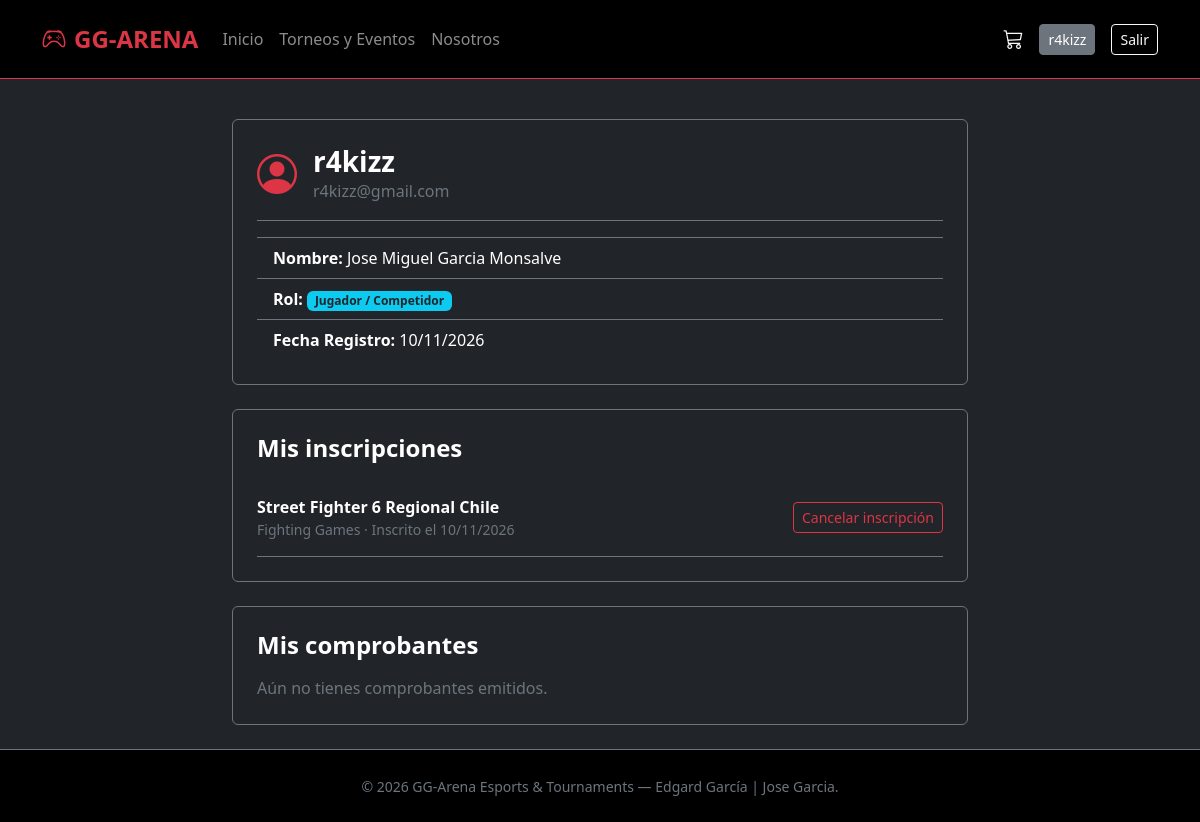
Before: /usuarios/perfil/ (signed in) with the older database file.
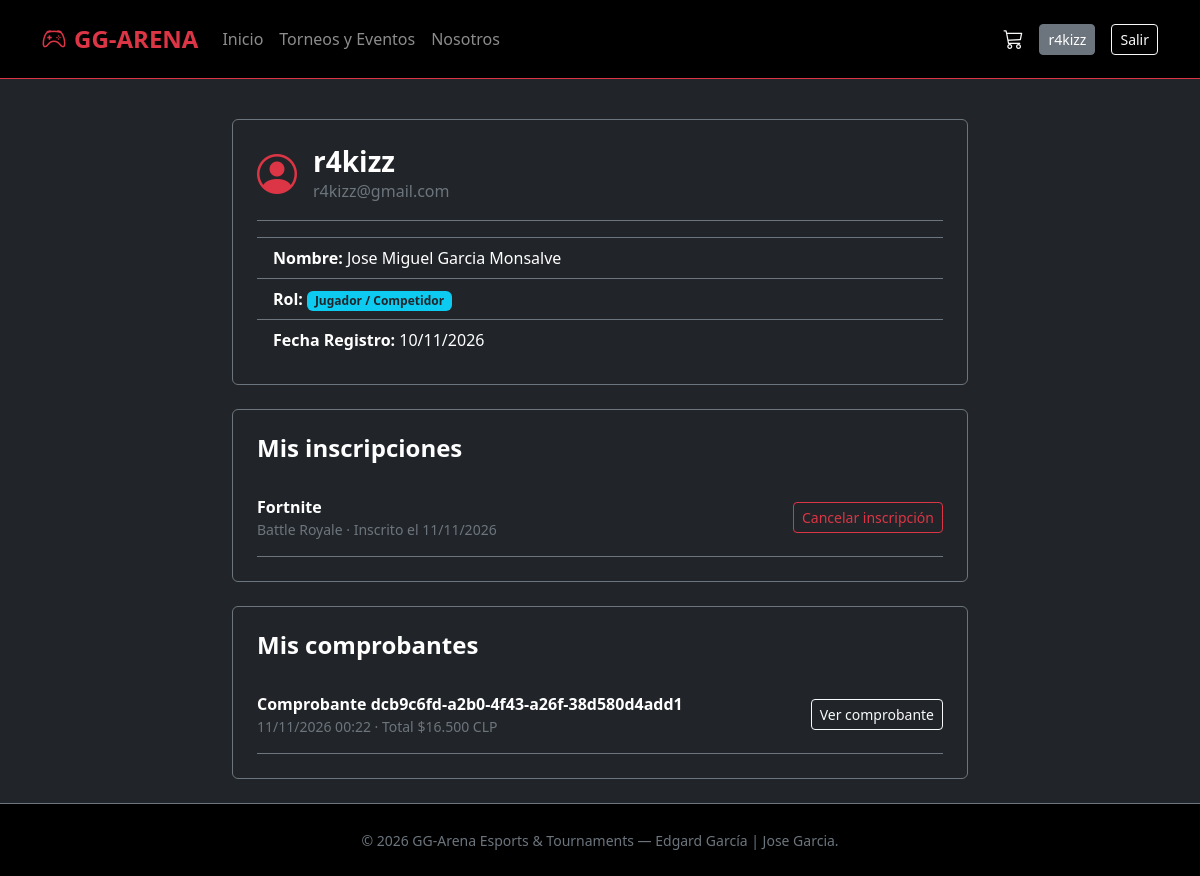
After: the same page with the newer database file.
### apps/torneos/models.py (models this page shows, shortened)
class Inscripcion(models.Model):
    torneo = models.ForeignKey(
        TorneoEvento,
        on_delete=models.CASCADE,
        related_name="inscripciones",
        verbose_name="Torneo",
    )
    usuario = models.ForeignKey(
        settings.AUTH_USER_MODEL,
        on_delete=models.CASCADE,
        related_name="inscripciones_torneos",
        verbose_name="Usuario",
    )
    fecha_inscripcion = models.DateTimeField(auto_now_add=True)
    class Meta:
        ordering = ["fecha_inscripcion"]
        constraints = [
            models.UniqueConstraint(
                fields=["torneo", "usuario"],
                name="inscripcion_unica_por_usuario_y_torneo",
            ),
        ]

class TorneoEvento(models.Model):
    ESTADOS = (
        ('abierto', 'Abierto para Inscripción'),
        ('en_curso', 'En Curso'),
        ('finalizado', 'Finalizado'),
    )
    nombre = models.CharField(max_length=200, verbose_name="Nombre del Torneo")
    slug = models.SlugField(max_length=220, unique=True, blank=True)
    categoria = models.ForeignKey(CategoriaJuego, on_delete=models.PROTECT, related_name="torneos", verbose_name="Categoría")
    organizador = models.CharField(max_length=150, verbose_name="Organizador / Juego")
    reglas = models.TextField(verbose_name="Reglas y Formato")
    costo_inscripcion = models.DecimalField(max_digits=10, decimal_places=0, validators=[MinValueValidator(0)], verbose_name="Costo de Inscripción (CLP)")
    cupos_maximos = models.PositiveIntegerField(verbose_name="Cupos Máximos")
    banner = models.ImageField(upload_to="torneos/", blank=True, null=True, verbose_name="Banner Promocional")
    estado = models.CharField(max_length=20, choices=ESTADOS, default='abierto', verbose_name="Estado Operativo")
    activo = models.BooleanField(default=True, verbose_name="Baja Lógica (Activo)")
    class Meta:
        verbose_name_plural = "Torneos y Eventos"
        ordering = ['-id']

class CategoriaJuego(models.Model):
    nombre = models.CharField(max_length=100, unique=True, verbose_name="Categoría de Juego")
    slug = models.SlugField(max_length=120, unique=True, blank=True)
    descripcion = models.TextField(verbose_name="Descripción")
    activo = models.BooleanField(default=True, verbose_name="¿Activo?")
    class Meta:
        verbose_name_plural = "Categorías de Juegos"
        ordering = ['nombre']

### apps/pedidos/models.py (models this page shows, shortened)
class ComprobanteInscripcion(models.Model):
    codigo = models.UUIDField(default=uuid.uuid4, unique=True, editable=False)
    usuario = models.ForeignKey(
        settings.AUTH_USER_MODEL,
        on_delete=models.CASCADE,
        related_name="comprobantes_inscripcion",
    )
    fecha_emision = models.DateTimeField(auto_now_add=True)
    subtotal = models.DecimalField(max_digits=12, decimal_places=0)
    subtotal_neto = models.DecimalField(
        max_digits=12,
        decimal_places=0,
        null=True,
        blank=True,
    )
    recargo_servicio = models.DecimalField(max_digits=12, decimal_places=0)
    iva = models.DecimalField(max_digits=12, decimal_places=0)
    total = models.DecimalField(max_digits=12, decimal_places=0)
    iva_incluido = models.BooleanField(default=False)
    class Meta:
        ordering = ["-fecha_emision"]
        verbose_name = "Comprobante de inscripción"
        verbose_name_plural = "Comprobantes de inscripción"
    @property
    def total_formateado(self):
        return formato_clp(self.total)

### apps/usuarios/views.py (the view)
# urls.py: path('perfil/', views.perfil_usuario, name='perfil'),
@login_required
def perfil_usuario(request):
    inscripciones = request.user.inscripciones_torneos.select_related(
        'torneo',
        'torneo__categoria',
    )
    comprobantes = request.user.comprobantes_inscripcion.prefetch_related('detalles')
    return render(request, 'usuarios/perfil.html', {
        'usuario': request.user,
        'inscripciones': inscripciones,
        'comprobantes': comprobantes,
    })

### apps/pedidos/context_processors.py (called while the page is built)
def carrito_context(request):
    carrito = request.session.get('carrito_torneos', [])
    return {
        'carrito_total_items': len(carrito) if isinstance(carrito, list) else 0,
    }

### apps/pedidos/models.py (called while the page is built)
def formato_clp(monto):
    return f"${monto:,.0f}".replace(",", ".")

### templates/usuarios/perfil.html (shortened to what this page needs)
{% extends 'base.html' %}
{% block content %}
<div class="row justify-content-center">
    <div class="col-md-8">
        <div class="card bg-dark text-white border-secondary p-4">
            <div class="d-flex align-items-center gap-3 border-bottom border-secondary pb-3 mb-3">
                <i class="bi bi-person-circle fs-1 text-danger"></i>
                <div>
                    <h3 class="fw-bold mb-0">{{ usuario.username }}</h3>
                    <span class="text-secondary">{{ usuario.email }}</span>
                </div>
            </div>
            <ul class="list-group list-group-flush bg-dark">
                <li class="list-group-item bg-dark text-white border-secondary"><strong>Nombre:</strong> {{ usuario.get_full_name|default:"No especificado" }}</li>
                <li class="list-group-item bg-dark text-white border-secondary"><strong>Rol:</strong> {% if usuario.is_staff %}<span class="badge bg-warning text-dark">Administrador / Staff</span>{% else %}<span class="badge bg-info text-dark">Jugador / Competidor</span>{% endif %}</li>
                <li class="list-group-item bg-dark text-white border-secondary"><strong>Fecha Registro:</strong> {{ usuario.date_joined|date:"d/m/Y" }}</li>
            </ul>
        </div>
        <div class="card bg-dark text-white border-secondary p-4 mt-4">
            <h4 class="fw-bold mb-3">Mis inscripciones</h4>
            {% for inscripcion in inscripciones %}
                <div class="d-flex flex-column flex-sm-row justify-content-between align-items-sm-center gap-3 border-bottom border-secondary py-3">
                    <div>
                        <a class="text-white fw-bold text-decoration-none" href="{% url 'torneos:detalle' inscripcion.torneo.slug %}">{{ inscripcion.torneo.nombre }}</a>
                        <div class="small text-secondary">{{ inscripcion.torneo.categoria.nombre }} · Inscrito el {{ inscripcion.fecha_inscripcion|date:"d/m/Y" }}</div>
                    </div>
                    {% if inscripcion.torneo.estado == 'abierto' %}
                        <form method="post" action="{% url 'torneos:cancelar_inscripcion' inscripcion.torneo.slug %}">
                            <button class="btn btn-outline-danger btn-sm" type="submit">Cancelar inscripción</button>
                        </form>
                    {% else %}
                        <span class="badge bg-secondary">No cancelable: torneo iniciado</span>
                    {% endif %}
                </div>
            {% empty %}
                <p class="text-secondary mb-0">Todavía no tienes inscripciones confirmadas.</p>
            {% endfor %}
        </div>
        <div class="card bg-dark text-white border-secondary p-4 mt-4">
            <h4 class="fw-bold mb-3">Mis comprobantes</h4>
            {% for comprobante in comprobantes %}
                <div class="d-flex flex-column flex-sm-row justify-content-between align-items-sm-center gap-2 border-bottom border-secondary py-3">
                    <div>
                        <div class="fw-bold">Comprobante {{ comprobante.codigo }}</div>
                        <div class="small text-secondary">{{ comprobante.fecha_emision|date:"d/m/Y H:i" }} · Total {{ comprobante.total_formateado }} CLP</div>
                    </div>
                    <a class="btn btn-outline-light btn-sm" href="{% url 'pedidos:comprobante' comprobante.codigo %}">Ver comprobante</a>
                </div>
            {% empty %}
                <p class="text-secondary mb-0">Aún no tienes comprobantes emitidos.</p>
            {% endfor %}
        </div>
    </div>
</div>
{% endblock %}

Changed rows visible on the page:
removed Inscripcion: torneo.nombre "Street Fighter 6 Regional Chile", torneo.categoria.nombre "Fighting Games", fecha_inscripcion "10/11/2026", shows "Cancelar inscripción"
added Inscripcion: torneo.nombre "Fortnite", torneo.categoria.nombre "Battle Royale", fecha_inscripcion "11/11/2026", shows "Cancelar inscripción"
added ComprobanteInscripcion: codigo "dcb9c6fd-a2b0-4f43-a26f-38d580d4add1", fecha_emision "11/11/2026 00:22", total_formateado "$16.500"
Other visible differences:
text no longer shown: "Aún no tienes comprobantes emitidos."
